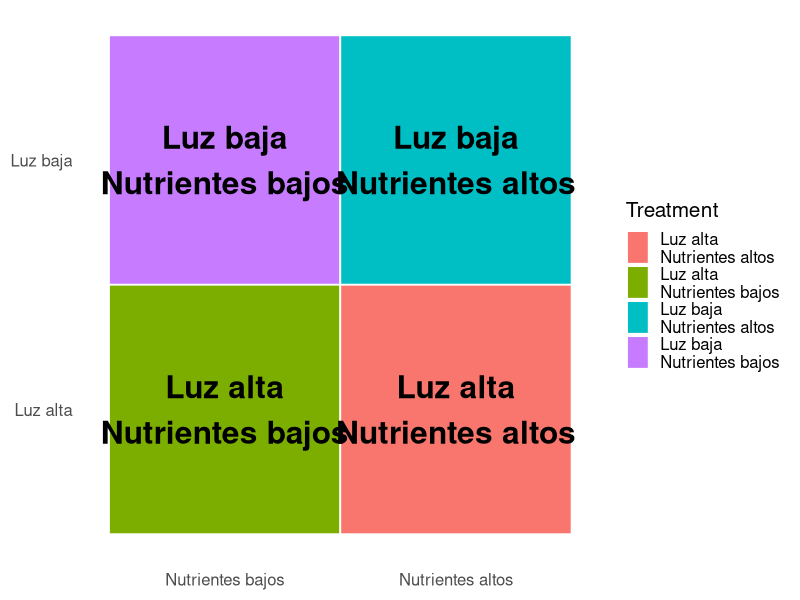
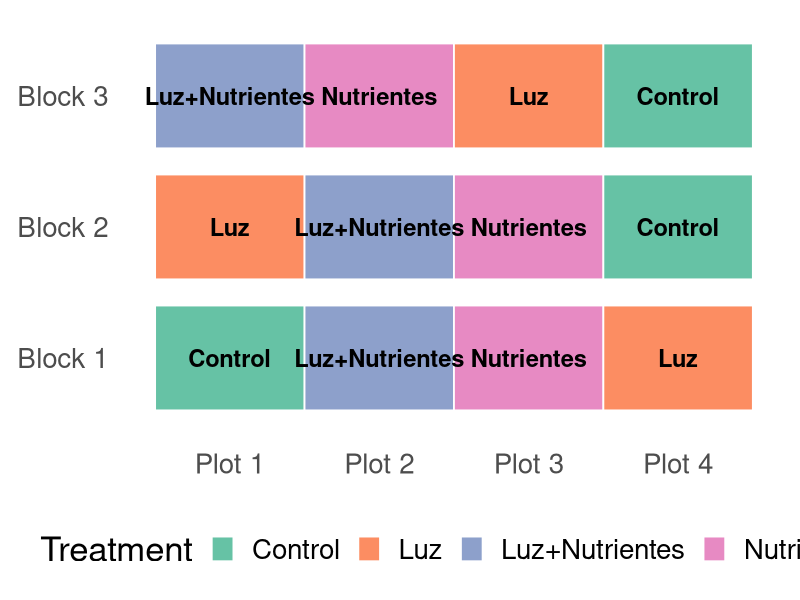
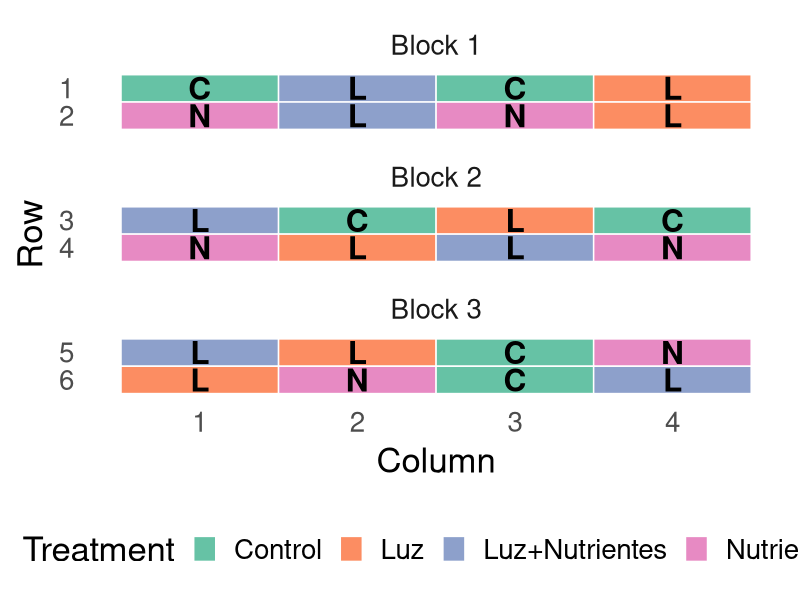

These figures' R source, in order:
## ---- chunk 1
#| label: fig-factorial
#| fig-cap: "2×2 diseño factorial: Luz x Nutrientes."
#| fig-width: 12
#| fig-height: 6
#| echo: false
library(ggplot2)

# Data for a 2x2 factorial tile schematic
df_fact <- expand.grid(
  Light = c("Luz baja", "Luz alta"),
  Nutrients = c("Nutrientes bajos", "Nutrientes altos")
)
df_fact$Treatment <- paste(df_fact$Light, df_fact$Nutrients, sep = "\n")

# Plot
ggplot(df_fact, aes(x = Nutrients, y = Light, fill = Treatment)) +
  geom_tile(color = "white", linewidth = 0.6) +
  geom_text(aes(label = Treatment), fontface = "bold", size = 8) +
  scale_y_discrete(limits = rev(levels(df_fact$Light))) +
  labs(x = NULL, y = NULL) +
  theme_minimal(base_size = 15) +
  theme(
    panel.grid = element_blank(),
    axis.text.x = element_text(margin = margin(t = 6)),
    axis.text.y = element_text(margin = margin(r = 6))
  )
## ---- chunk 2
#| label: fig-blocking
#| fig-cap: "Diseño de bloques completos aleatorizado: cada bloque contiene todos los tratamientos."
#| fig-width: 10
#| fig-height: 6
#| echo: false
library(dplyr)
library(tidyr)
set.seed(42)

treatments <- c("Control", "Luz", "Nutrientes", "Luz+Nutrientes")
blocks <- paste("Block", 1:3)

# Create a layout with randomized treatment order within each block
df_block <- expand.grid(Block = blocks, Plot = 1:length(treatments)) %>%
  group_by(Block) %>%
  mutate(Treatment = sample(treatments, size = n(), replace = FALSE)) %>%
  # mutate(Treatment = treatments) %>%
  ungroup() %>%
  mutate(Block = factor(Block, levels = blocks), PlotPos = Plot)

# Plot as rows = blocks, columns = plots
ggplot(
  df_block,
  aes(x = PlotPos, y = Block, fill = Treatment, label = Treatment)
) +
  geom_tile(color = "white", linewidth = 0.6, height = 0.8) +
  geom_text(size = 6, fontface = "bold", color = "black") +
  scale_x_continuous(breaks = 1:4, labels = paste("Plot", 1:4)) +
  scale_fill_brewer(palette = "Set2") +
  labs(x = NULL, y = NULL) +
  theme_minimal(base_size = 25) +
  theme(
    panel.grid = element_blank(),
    legend.position = "bottom",
    axis.text.x = element_text(margin = margin(t = 6)),
    axis.text.y = element_text(margin = margin(r = 6))
  )
## ---- chunk 3
#| label: fig-randomization
#| fig-cap: "Asignación aleatoria de tratamientos en una cuadrícula de campo (dentro de bloques)."
#| fig-width: 10
#| fig-height: 10
#| echo: false
library(dplyr)
library(ggplot2)
set.seed(123)

# Grid layout (e.g., 4 columns × 6 rows), with 3 horizontal blocks
n_cols <- 4
n_rows <- 6
treats <- c("Control", "Luz", "Nutrientes", "Luz+Nutrientes")

grid <- expand.grid(col = 1:n_cols, row = 1:n_rows) %>%
  mutate(
    Block = cut(
      row,
      breaks = c(0, 2, 4, 6),
      labels = c("Block 1", "Block 2", "Block 3")
    )
  )

# Randomize treatments within each block with near-equal counts
assign_block <- function(n, levels) {
  rep_len(sample(levels), n) |> sample(n) # shuffle
}

df_rand <- grid %>%
  group_by(Block) %>%
  mutate(Treatment = assign_block(n(), treats)) %>%
  ungroup()

# Plot grid with block facets (or block borders)
ggplot(
  df_rand,
  aes(x = col, y = row, fill = Treatment, label = substr(Treatment, 1, 1))
) +
  geom_tile(color = "white", linewidth = 0.5) +
  geom_text(size = 8, fontface = "bold", color = "black") +
  scale_y_reverse(breaks = 1:n_rows) +
  scale_x_continuous(breaks = 1:n_cols) +
  scale_fill_brewer(palette = "Set2") +
  labs(x = "Column", y = "Row") +
  theme_minimal(base_size = 25) +
  theme(panel.grid = element_blank(), legend.position = "bottom") +
  facet_wrap(~Block, ncol = 1, scales = "free_y")
